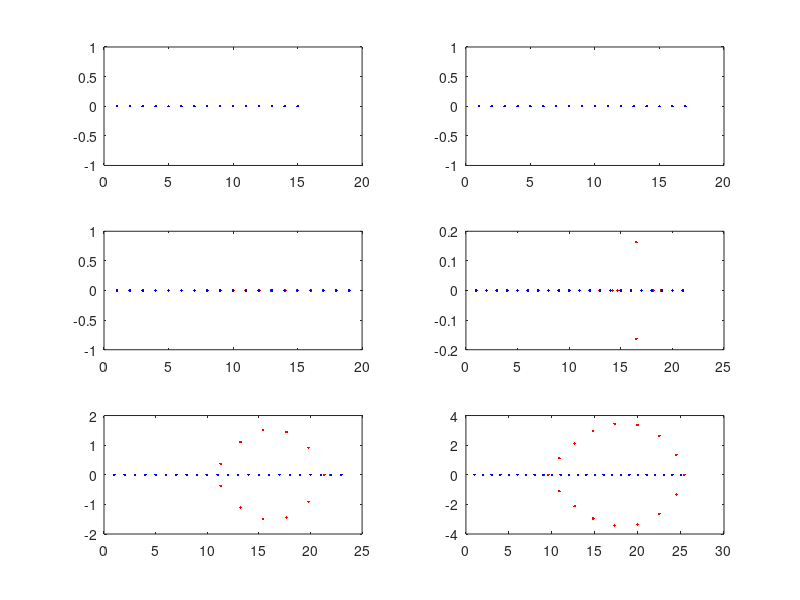

The MATLAB script that drew this image:
i=0;
roots1 = zeros(6,26);%arxikopoihsh pinakwn pou tha valoume tis pragmatikes rizes
pol1 = zeros(6,26);%pinakas gia tn dhmiourgia tou poluwnumou
pol2 = zeros(6,2);%pinakas gia tn dhmiourgia tou poluwnumou
roots2 = zeros(6,26);%arxikopoihsh pinakwn pou tha valoume tis rizes pou vriskoume me tn sunarthsh roots
for n=[15:2:25]
    i = i+1;
    roots1(i,1:n) = 1:n;%gia ta 6 poluwnuma apothhkeuoume tis pragmatikes rizes
    pol1(i,1:n+1) = poly(roots1(i,1:n));%vriskoume tous suntelestes tou poluwnumou
    pol2(i,1:2) = polyval(pol1(i,1:n+1),[1 n]);%vriskoume tis times tou poluwnumou stis diafores theseis pou zhteitai
    roots2(i,1:n) = roots(pol1(i,1:n+1));%xrhshmopoioume thn roots gia na vroume tis rizes tou poluwnumou
    %h roots2 periexei toso tis migadikes oso kai ts pragmatikes times
    %opote sthn subplot tis diaxwrizoume me thn sunarthsh real() kai imag()
    
    subplot(3,2,i)
    plot(real(roots2(i,1:n)), imag(roots2(i,1:n)), 'r.', real(roots1(i,1:n)),0, 'b.')
end